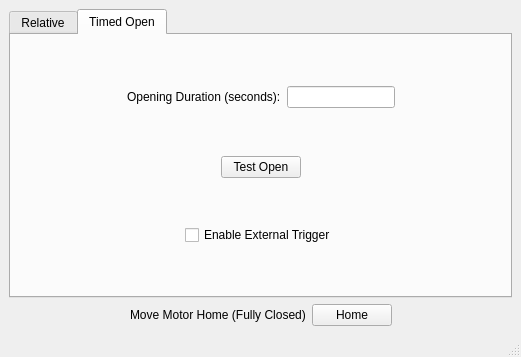
<?xml version="1.0" encoding="UTF-8"?>
<ui version="4.0">
 <class>MainWindow</class>
 <widget class="QMainWindow" name="MainWindow">
  <property name="geometry">
   <rect>
    <x>0</x>
    <y>0</y>
    <width>521</width>
    <height>357</height>
   </rect>
  </property>
  <property name="windowTitle">
   <string>Motorized D-Valve</string>
  </property>
  <widget class="QWidget" name="centralwidget">
   <layout class="QVBoxLayout" name="verticalLayout_3">
    <item>
     <widget class="QTabWidget" name="tabWidget">
      <property name="currentIndex">
       <number>1</number>
      </property>
      <widget class="QWidget" name="relative_tab">
       <attribute name="title">
        <string>Relative</string>
       </attribute>
       <layout class="QVBoxLayout" name="verticalLayout_5">
        <item>
         <widget class="QFrame" name="frame">
          <property name="frameShape">
           <enum>QFrame::StyledPanel</enum>
          </property>
          <property name="frameShadow">
           <enum>QFrame::Raised</enum>
          </property>
          <layout class="QVBoxLayout" name="verticalLayout_4">
           <item>
            <spacer name="verticalSpacer_4">
             <property name="orientation">
              <enum>Qt::Vertical</enum>
             </property>
             <property name="sizeHint" stdset="0">
              <size>
               <width>20</width>
               <height>40</height>
              </size>
             </property>
            </spacer>
           </item>
           <item>
            <layout class="QVBoxLayout" name="verticalLayout_2" stretch="1,0,1,0,1">
             <property name="sizeConstraint">
              <enum>QLayout::SetDefaultConstraint</enum>
             </property>
             <item>
              <layout class="QHBoxLayout" name="horizontalLayout" stretch="0,0,1,0">
               <item>
                <spacer name="horizontalSpacer">
                 <property name="orientation">
                  <enum>Qt::Horizontal</enum>
                 </property>
                 <property name="sizeHint" stdset="0">
                  <size>
                   <width>40</width>
                   <height>20</height>
                  </size>
                 </property>
                </spacer>
               </item>
               <item>
                <widget class="QLabel" name="dir_label">
                 <property name="text">
                  <string>Direction</string>
                 </property>
                </widget>
               </item>
               <item>
                <widget class="QComboBox" name="direction_comboBox"/>
               </item>
               <item>
                <spacer name="horizontalSpacer_2">
                 <property name="orientation">
                  <enum>Qt::Horizontal</enum>
                 </property>
                 <property name="sizeHint" stdset="0">
                  <size>
                   <width>40</width>
                   <height>20</height>
                  </size>
                 </property>
                </spacer>
               </item>
              </layout>
             </item>
             <item>
              <spacer name="verticalSpacer_2">
               <property name="orientation">
                <enum>Qt::Vertical</enum>
               </property>
               <property name="sizeHint" stdset="0">
                <size>
                 <width>20</width>
                 <height>40</height>
                </size>
               </property>
              </spacer>
             </item>
             <item>
              <layout class="QHBoxLayout" name="horizontalLayout_2" stretch="0,0,1,0">
               <item>
                <spacer name="horizontalSpacer_5">
                 <property name="orientation">
                  <enum>Qt::Horizontal</enum>
                 </property>
                 <property name="sizeHint" stdset="0">
                  <size>
                   <width>40</width>
                   <height>20</height>
                  </size>
                 </property>
                </spacer>
               </item>
               <item>
                <widget class="QLabel" name="step_label">
                 <property name="text">
                  <string>Steps</string>
                 </property>
                </widget>
               </item>
               <item>
                <widget class="QLineEdit" name="step_lineEdit"/>
               </item>
               <item>
                <spacer name="horizontalSpacer_6">
                 <property name="orientation">
                  <enum>Qt::Horizontal</enum>
                 </property>
                 <property name="sizeHint" stdset="0">
                  <size>
                   <width>40</width>
                   <height>20</height>
                  </size>
                 </property>
                </spacer>
               </item>
              </layout>
             </item>
             <item>
              <spacer name="verticalSpacer">
               <property name="orientation">
                <enum>Qt::Vertical</enum>
               </property>
               <property name="sizeHint" stdset="0">
                <size>
                 <width>20</width>
                 <height>40</height>
                </size>
               </property>
              </spacer>
             </item>
             <item>
              <layout class="QHBoxLayout" name="horizontalLayout_5">
               <item>
                <spacer name="horizontalSpacer_7">
                 <property name="orientation">
                  <enum>Qt::Horizontal</enum>
                 </property>
                 <property name="sizeHint" stdset="0">
                  <size>
                   <width>40</width>
                   <height>20</height>
                  </size>
                 </property>
                </spacer>
               </item>
               <item>
                <widget class="QPushButton" name="move_pushButton">
                 <property name="text">
                  <string>Move</string>
                 </property>
                </widget>
               </item>
               <item>
                <spacer name="horizontalSpacer_8">
                 <property name="orientation">
                  <enum>Qt::Horizontal</enum>
                 </property>
                 <property name="sizeHint" stdset="0">
                  <size>
                   <width>40</width>
                   <height>20</height>
                  </size>
                 </property>
                </spacer>
               </item>
              </layout>
             </item>
            </layout>
           </item>
           <item>
            <spacer name="verticalSpacer_3">
             <property name="orientation">
              <enum>Qt::Vertical</enum>
             </property>
             <property name="sizeHint" stdset="0">
              <size>
               <width>20</width>
               <height>40</height>
              </size>
             </property>
            </spacer>
           </item>
          </layout>
         </widget>
        </item>
       </layout>
      </widget>
      <widget class="QWidget" name="timed_open_tab">
       <attribute name="title">
        <string>Timed Open</string>
       </attribute>
       <layout class="QVBoxLayout" name="verticalLayout_6">
        <item>
         <spacer name="verticalSpacer_6">
          <property name="orientation">
           <enum>Qt::Vertical</enum>
          </property>
          <property name="sizeHint" stdset="0">
           <size>
            <width>20</width>
            <height>21</height>
           </size>
          </property>
         </spacer>
        </item>
        <item>
         <layout class="QHBoxLayout" name="horizontalLayout_4">
          <item>
           <spacer name="horizontalSpacer_9">
            <property name="orientation">
             <enum>Qt::Horizontal</enum>
            </property>
            <property name="sizeHint" stdset="0">
             <size>
              <width>40</width>
              <height>20</height>
             </size>
            </property>
           </spacer>
          </item>
          <item>
           <widget class="QLabel" name="label">
            <property name="text">
             <string>&lt;html&gt;&lt;head/&gt;&lt;body&gt;&lt;p&gt;Opening Duration (seconds):&lt;/p&gt;&lt;/body&gt;&lt;/html&gt;</string>
            </property>
           </widget>
          </item>
          <item>
           <widget class="QLineEdit" name="open_duration_lineEdit"/>
          </item>
          <item>
           <spacer name="horizontalSpacer_10">
            <property name="orientation">
             <enum>Qt::Horizontal</enum>
            </property>
            <property name="sizeHint" stdset="0">
             <size>
              <width>40</width>
              <height>20</height>
             </size>
            </property>
           </spacer>
          </item>
         </layout>
        </item>
        <item>
         <spacer name="verticalSpacer_7">
          <property name="orientation">
           <enum>Qt::Vertical</enum>
          </property>
          <property name="sizeHint" stdset="0">
           <size>
            <width>20</width>
            <height>20</height>
           </size>
          </property>
         </spacer>
        </item>
        <item>
         <layout class="QHBoxLayout" name="horizontalLayout_6">
          <item>
           <spacer name="horizontalSpacer_11">
            <property name="orientation">
             <enum>Qt::Horizontal</enum>
            </property>
            <property name="sizeHint" stdset="0">
             <size>
              <width>40</width>
              <height>20</height>
             </size>
            </property>
           </spacer>
          </item>
          <item>
           <widget class="QPushButton" name="open_test_pushButton">
            <property name="text">
             <string>Test Open</string>
            </property>
           </widget>
          </item>
          <item>
           <spacer name="horizontalSpacer_12">
            <property name="orientation">
             <enum>Qt::Horizontal</enum>
            </property>
            <property name="sizeHint" stdset="0">
             <size>
              <width>40</width>
              <height>20</height>
             </size>
            </property>
           </spacer>
          </item>
         </layout>
        </item>
        <item>
         <spacer name="verticalSpacer_5">
          <property name="orientation">
           <enum>Qt::Vertical</enum>
          </property>
          <property name="sizeHint" stdset="0">
           <size>
            <width>20</width>
            <height>40</height>
           </size>
          </property>
         </spacer>
        </item>
        <item>
         <layout class="QHBoxLayout" name="horizontalLayout_7">
          <item>
           <spacer name="horizontalSpacer_13">
            <property name="orientation">
             <enum>Qt::Horizontal</enum>
            </property>
            <property name="sizeHint" stdset="0">
             <size>
              <width>40</width>
              <height>20</height>
             </size>
            </property>
           </spacer>
          </item>
          <item>
           <widget class="QCheckBox" name="open_triggered_checkBox">
            <property name="text">
             <string>Enable External Trigger</string>
            </property>
           </widget>
          </item>
          <item>
           <spacer name="horizontalSpacer_14">
            <property name="orientation">
             <enum>Qt::Horizontal</enum>
            </property>
            <property name="sizeHint" stdset="0">
             <size>
              <width>40</width>
              <height>20</height>
             </size>
            </property>
           </spacer>
          </item>
         </layout>
        </item>
        <item>
         <spacer name="verticalSpacer_8">
          <property name="orientation">
           <enum>Qt::Vertical</enum>
          </property>
          <property name="sizeHint" stdset="0">
           <size>
            <width>20</width>
            <height>21</height>
           </size>
          </property>
         </spacer>
        </item>
       </layout>
      </widget>
     </widget>
    </item>
    <item>
     <layout class="QVBoxLayout" name="verticalLayout">
      <item>
       <layout class="QHBoxLayout" name="horizontalLayout_3">
        <item>
         <spacer name="horizontalSpacer_3">
          <property name="orientation">
           <enum>Qt::Horizontal</enum>
          </property>
          <property name="sizeHint" stdset="0">
           <size>
            <width>40</width>
            <height>20</height>
           </size>
          </property>
         </spacer>
        </item>
        <item>
         <widget class="QLabel" name="home_button_label">
          <property name="text">
           <string>Move Motor Home (Fully Closed)</string>
          </property>
         </widget>
        </item>
        <item>
         <widget class="QPushButton" name="home_pushButton">
          <property name="text">
           <string>Home</string>
          </property>
         </widget>
        </item>
        <item>
         <spacer name="horizontalSpacer_4">
          <property name="orientation">
           <enum>Qt::Horizontal</enum>
          </property>
          <property name="sizeHint" stdset="0">
           <size>
            <width>40</width>
            <height>20</height>
           </size>
          </property>
         </spacer>
        </item>
       </layout>
      </item>
     </layout>
    </item>
   </layout>
  </widget>
  <widget class="QMenuBar" name="menubar">
   <property name="geometry">
    <rect>
     <x>0</x>
     <y>0</y>
     <width>521</width>
     <height>19</height>
    </rect>
   </property>
  </widget>
  <widget class="QStatusBar" name="statusbar"/>
 </widget>
 <resources/>
 <connections>
  <connection>
   <sender>home_pushButton</sender>
   <signal>clicked()</signal>
   <receiver>MainWindow</receiver>
   <slot>onHome_button_clicked()</slot>
   <hints>
    <hint type="sourcelabel">
     <x>400</x>
     <y>323</y>
    </hint>
    <hint type="destinationlabel">
     <x>368</x>
     <y>270</y>
    </hint>
   </hints>
  </connection>
  <connection>
   <sender>move_pushButton</sender>
   <signal>clicked()</signal>
   <receiver>MainWindow</receiver>
   <slot>move_button_clicked()</slot>
   <hints>
    <hint type="sourcelabel">
     <x>119</x>
     <y>92</y>
    </hint>
    <hint type="destinationlabel">
     <x>224</x>
     <y>355</y>
    </hint>
   </hints>
  </connection>
  <connection>
   <sender>open_test_pushButton</sender>
   <signal>clicked()</signal>
   <receiver>MainWindow</receiver>
   <slot>on_test_button_clicked()</slot>
   <hints>
    <hint type="sourcelabel">
     <x>289</x>
     <y>168</y>
    </hint>
    <hint type="destinationlabel">
     <x>98</x>
     <y>312</y>
    </hint>
   </hints>
  </connection>
 </connections>
 <slots>
  <slot>move_button_clicked()</slot>
  <slot>onDirection_comboBox_change()</slot>
  <slot>onHome_button_clicked()</slot>
  <slot>triggered_mode_enable_checked()</slot>
  <slot>on_test_button_clicked()</slot>
 </slots>
</ui>
